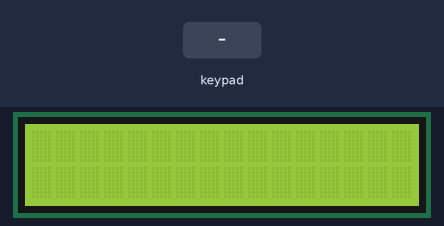
Recording of a sketch running on a simulated Arduino Uno, built with avr-gcc and run on an emulated ATmega328P. On the bench: 16×2 character LCD. The inputs (shaded band) are chosen by the test bench. What the sketch prints to the serial monitor is not drawn.

Above: at 1.2 s.
1.3 s: keypad keys 7 + 5 = pressed 0.4 s apart
At 3.8 s:
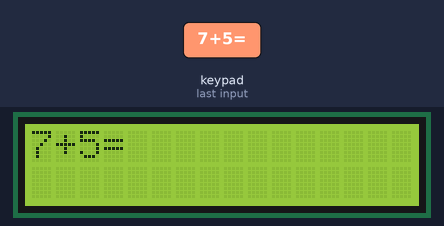
4.4 s: key '*' pressed
At 5.2 s:
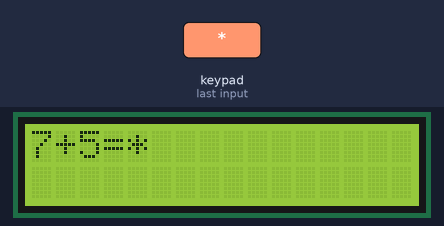
5.9 s: key '!' pressed
At 7.1 s:
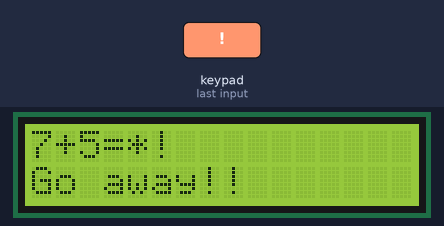
8.9 s: keypad keys 6 * 7 = pressed 0.4 s apart
At 10.7 s:
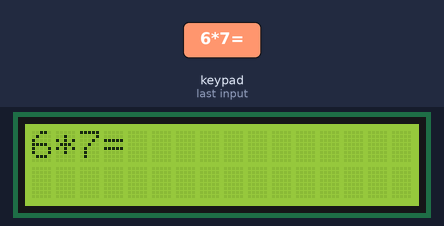
12.0 s: keypad keys 5 4 3 2 = pressed 0.4 s apart
At 13.2 s:
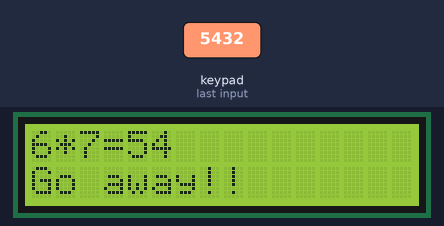
16.0 s: key '=' pressed
At 17.5 s:
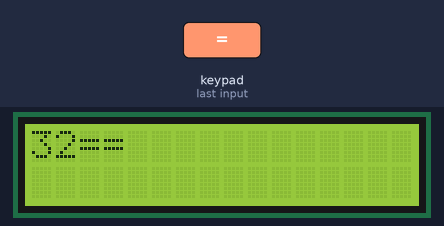
Timing chart, 0 to 18.5 s (numbered marks = the images above; inputs shaded):
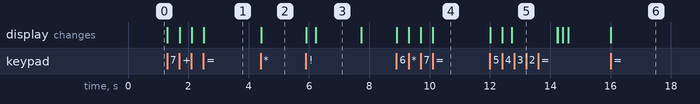

The sketch:

Keypad_PW_LCD.ino
```cpp
#include <Keypad.h>
#include <LiquidCrystal_I2C.h>
#include <Wire.h>

LiquidCrystal_I2C mylcd(0x27, 16, 2);

const byte ROWS = 4;
const byte COLS = 4;

char myKeyMap[ROWS][COLS] = {
  {'1', '2', '3', ' '},
  {'4', '5', '6', '-'},
  {'7', '8', '9', '='},
  {'*', '0', '+', '!'}
};

byte rowPins[ROWS] = {5, 4, 3, 2};
byte colPins[COLS] = {6, 7, 8, 9};

Keypad MKP = Keypad(makeKeymap(myKeyMap), rowPins, colPins, ROWS, COLS);

String password = "8465!!";
String InputPW = "";

int count = 0;

void setup() {
  Serial.begin(9600);
  mylcd.init();
  mylcd.backlight();
}

void loop() {
  char value = MKP.getKey();

  if(value){
    Serial.print(value);
    InputPW += value;
    count++;

    mylcd.setCursor(0, 0);
    mylcd.print(InputPW);

    if(count == 6){
      count = 0;
      Serial.println();
      delay(300);
      if(password == InputPW){
        mylcd.setCursor(0, 1);
        mylcd.print("welcome!");
      } else{
        mylcd.setCursor(0, 1);
        mylcd.print("Go away!!");
      }
      delay(1500);
      InputPW = "";
      mylcd.clear();
    }
  }


}
```

Measured:
- after the input at 1.3 s, the display: first changes at once (image 1 shows a later state)
- after the input at 4.4 s, the display: changes at once (image 2)
- after the input at 5.9 s, the display: first changes at once (image 3 shows a later state)
- after the input at 8.9 s, the display: first changes at once (image 4 shows a later state)
- after the input at 12.0 s, the display: first changes at once (image 5 shows a later state)
- after the input at 16.0 s, the display: changes at once (image 6)
- what the display in image 3 shows lasts 1.5 s, from 6.2 s to 7.7 s
